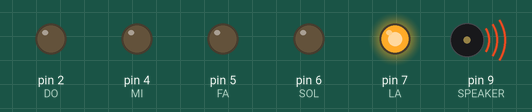
Recording of a sketch running on a simulated Arduino Uno, built with avr-gcc and run on an emulated ATmega328P. Shown: output pins drawn as LEDs (lit = HIGH), buzzer (waves = sounding). Pins used as bus, display or sensor lines are not drawn.

Above: at 1.8 s.
At 2.6 s:
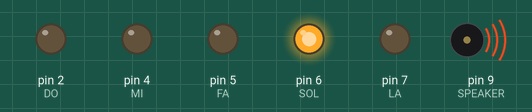
At 3.3 s:
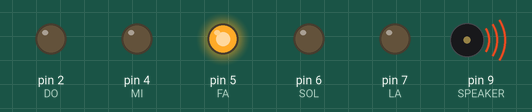
At 4.1 s:
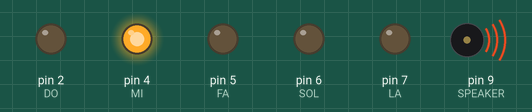
At 4.8 s:
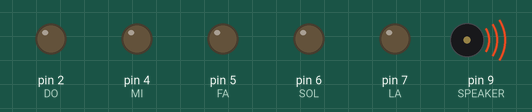
At 5.8 s:
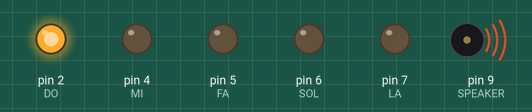
Timing chart, 0 to 8.1 s (numbered marks = the images above):
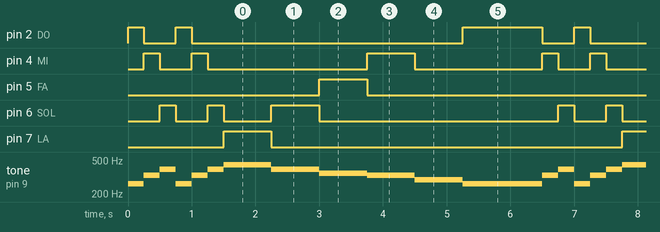

Measured:
- by itself, pin 2 (DO): repeats every 6.3 s: LOW 0.50 s, HIGH 0.25 s, LOW 4.3 s, HIGH 1.3 s
- by itself, pin 4 (MI): repeats every 6.3 s: LOW 0.50 s, HIGH 0.25 s, LOW 2.5 s, HIGH 0.75 s, LOW 2.0 s, HIGH 0.25 s
- by itself, pin 5 (FA), pin 7 (LA): alternates HIGH for 0.75 s and LOW for 5.5 s
- by itself, pin 6 (SOL): repeats every 6.3 s: LOW 0.50 s, HIGH 0.25 s, LOW 0.75 s, HIGH 0.75 s, LOW 3.8 s, HIGH 0.25 s
- by itself, tone on pin 9 (SPEAKER): repeats every 6.3 s: 330 Hz 0.25 s, 392 Hz 0.25 s, 262 Hz 0.25 s, 330 Hz 0.25 s, 392 Hz 0.25 s, 440 Hz 0.75 s, 392 Hz 0.75 s, 349 Hz 0.75 s, 330 Hz 0.75 s, 294 Hz 0.75 s, 262 Hz 1.3 s

The sketch:

sketch.ino
```cpp
// 사분음표 : 250ms
#include "headers/pitches.h"

const int SPEAKER = 9;
const int DO = 2;
const int RE = 3;
const int MI = 4;
const int FA = 5;
const int SOL = 6;
const int LA = 7;

int notes[] = {
  NOTE_C4,NOTE_E4,NOTE_G4,NOTE_C4,NOTE_E4,NOTE_G4,NOTE_A4,NOTE_A4,NOTE_A4,NOTE_G4,
  NOTE_F4,NOTE_F4,NOTE_F4,NOTE_E4,NOTE_E4,NOTE_E4,NOTE_D4,NOTE_D4,NOTE_D4,NOTE_C4,
};

int times[] = {
  250,250,250,250,250,250,250,250,250,750,
  250,250,250,250,250,250,250,250,250,1000,
};

void setup() {
  pinMode(DO, OUTPUT);
  pinMode(RE, OUTPUT);
  pinMode(MI, OUTPUT);
  pinMode(FA, OUTPUT);
  pinMode(SOL, OUTPUT);
  pinMode(LA, OUTPUT);


}

void loop() {
  digitalWrite(DO, LOW);
  digitalWrite(RE, LOW);
  digitalWrite(MI, LOW);
  digitalWrite(FA, LOW);
  digitalWrite(SOL, LOW);
  digitalWrite(LA, LOW);
  int notes_n = sizeof(notes)/sizeof(int);
  for(int i=0;i<notes_n;i++){
    switch(notes[i]){
      case NOTE_C4:
        digitalWrite(DO, HIGH);
        break;
      case NOTE_D4:
        digitalWrite(RE, HIGH);
        break;
      case NOTE_E4:
        digitalWrite(MI, HIGH);
        break;

      case NOTE_F4:
        digitalWrite(FA, HIGH);
        break;
      case NOTE_G4:
        digitalWrite(SOL, HIGH);
        break;
      case NOTE_A4:
        digitalWrite(LA, HIGH);
        break;
    }
    tone(SPEAKER, notes[i], times[i]);
    delay(times[i]); // 실행시간을 벌어주는 역
    switch(notes[i]){
      case NOTE_C4:
        digitalWrite(DO, LOW);
        break;
      case NOTE_D4:
        digitalWrite(RE, LOW);
        break;
      case NOTE_E4:
        digitalWrite(MI, LOW);
        break;

      case NOTE_F4:
        digitalWrite(FA, LOW);
        break;
      case NOTE_G4:
        digitalWrite(SOL, LOW);
        break;
      case NOTE_A4:
        digitalWrite(LA, LOW);
        break;
    }
  }
}
```

pitches.h
```cpp
/*************************************************
 * Public Constants
 *************************************************/

#define NOTE_B0  31
#define NOTE_C1  33
#define NOTE_CS1 35
#define NOTE_D1  37
#define NOTE_DS1 39
#define NOTE_E1  41
#define NOTE_F1  44
#define NOTE_FS1 46
#define NOTE_G1  49
#define NOTE_GS1 52
#define NOTE_A1  55
#define NOTE_AS1 58
#define NOTE_B1  62
#define NOTE_C2  65
#define NOTE_CS2 69
#define NOTE_D2  73
#define NOTE_DS2 78
#define NOTE_E2  82
#define NOTE_F2  87
#define NOTE_FS2 93
#define NOTE_G2  98
#define NOTE_GS2 104
#define NOTE_A2  110
#define NOTE_AS2 117
#define NOTE_B2  123
#define NOTE_C3  131
#define NOTE_CS3 139
#define NOTE_D3  147
#define NOTE_DS3 156
#define NOTE_E3  165
#define NOTE_F3  175
#define NOTE_FS3 185
#define NOTE_G3  196
#define NOTE_GS3 208
#define NOTE_A3  220
#define NOTE_AS3 233
#define NOTE_B3  247
#define NOTE_C4  262
#define NOTE_CS4 277
#define NOTE_D4  294
#define NOTE_DS4 311
#define NOTE_E4  330
#define NOTE_F4  349
#define NOTE_FS4 370
#define NOTE_G4  392
#define NOTE_GS4 415
#define NOTE_A4  440
#define NOTE_AS4 466
#define NOTE_B4  494
#define NOTE_C5  523
#define NOTE_CS5 554
#define NOTE_D5  587
#define NOTE_DS5 622
#define NOTE_E5  659
#define NOTE_F5  698
#define NOTE_FS5 740
#define NOTE_G5  784
#define NOTE_GS5 831
#define NOTE_A5  880
#define NOTE_AS5 932
#define NOTE_B5  988
#define NOTE_C6  1047
#define NOTE_CS6 1109
#define NOTE_D6  1175
#define NOTE_DS6 1245
#define NOTE_E6  1319
#define NOTE_F6  1397
#define NOTE_FS6 1480
#define NOTE_G6  1568
#define NOTE_GS6 1661
#define NOTE_A6  1760
#define NOTE_AS6 1865
#define NOTE_B6  1976
#define NOTE_C7  2093
#define NOTE_CS7 2217
#define NOTE_D7  2349
#define NOTE_DS7 2489
#define NOTE_E7  2637
#define NOTE_F7  2794
#define NOTE_FS7 2960
#define NOTE_G7  3136
#define NOTE_GS7 3322
#define NOTE_A7  3520
#define NOTE_AS7 3729
#define NOTE_B7  3951
#define NOTE_C8  4186
#define NOTE_CS8 4435
#define NOTE_D8  4699
#define NOTE_DS8 4978
```
